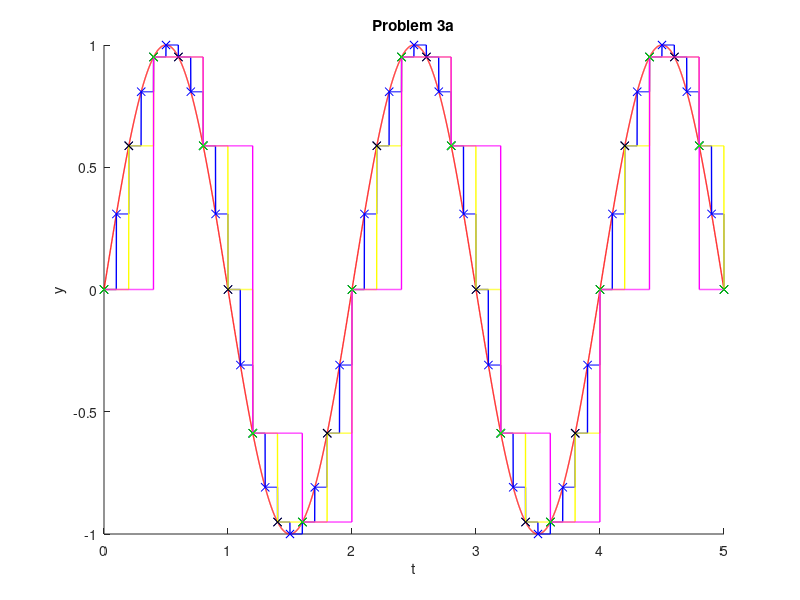
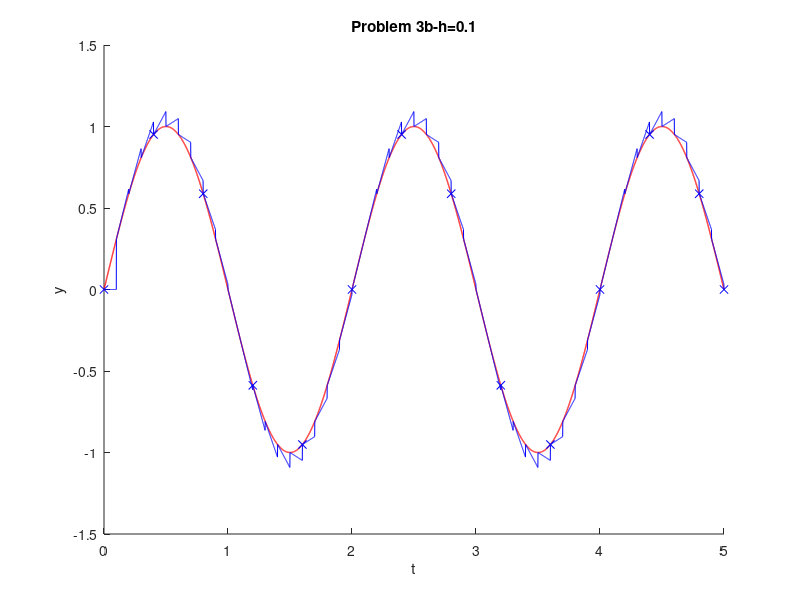
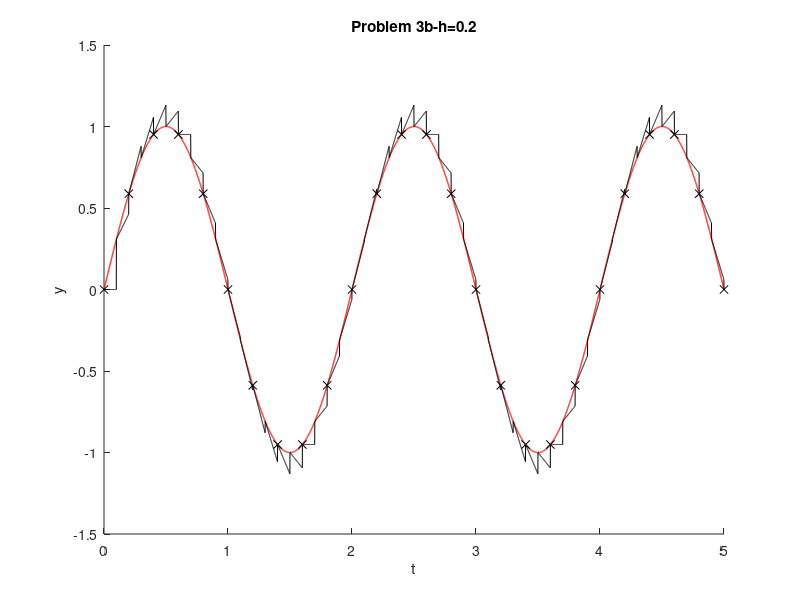
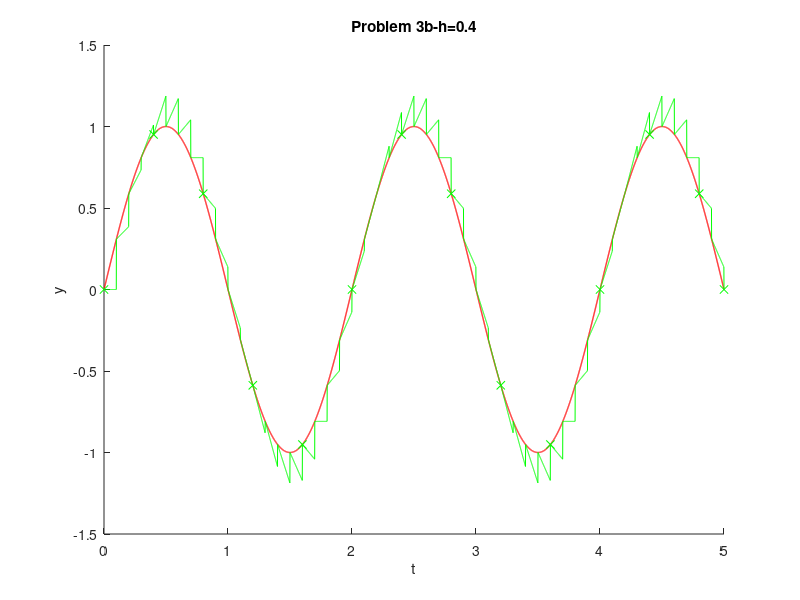

Source code (MATLAB) for these figures, in order:
clc;
clear;
close all;

%% Question 3
%% Question 3a
%Plot the smooth sine wave
omega = pi;
t = 0:0.001:5;
y = sin(omega*t);
figure(1)
hold on
plot(t,y,'-r','LineWidth',1);
xlabel('t');
ylabel('y');
title('Problem 3a');

%h = 0.1 Blue x's
y_k = y;
t_k = t;
h1 = 0.1;
for n=2:size(t,2)
    k = n-1;
    if ~(mod(t(k),h1) == 0)
        y_k(k) = 0;
        t_k(k) = 0;
    end
end
%Plot the stair-step function for h1=0.1
y_k1 = y_k;
p = 1000*h1;
for h=1:size(t,2)-1
    if mod(t(h),h1) == 0
        y_k1(h+1:h+p-1) = y_k1(h);
    end
end

plot(t,y_k1,'-b','LineWidth',1);

plot(t_k(1),y_k(1),'xb');
for j=2:size(t_k,2)
    if t_k(j) ~= 0
        plot(t_k(j),y_k(j),'xb');
    end
end

%h = 0.2 Black x's
y_k = y;
t_k = t;
h2 = 0.2;
for n=2:size(t,2)
    k = n-1;
    if ~(mod(t(k),h2) == 0)
        y_k(k) = 0;
        t_k(k) = 0;
    end
end
%Plot the stair-step function for h1=0.2
y_k1 = y_k;
p = 1000*h2;
for h=1:size(t,2)-1
    if mod(t(h),h2) == 0
        y_k1(h+1:h+p-1) = y_k1(h);
    end
end

plot(t,y_k1,'-y','LineWidth',1);

plot(t_k(1),y_k(1),'xk');
for j=2:size(t_k,2)
    if t_k(j) ~= 0
        plot(t_k(j),y_k(j),'xk');
    end
end

%h = 0.4 Green x's
y_k = y;
t_k = t;
h3 = 0.4;
for n=2:size(t,2)
    k = n-1;
    if ~(mod(t(k),h3) == 0)
        y_k(k) = 0;
        t_k(k) = 0;
    end
end

%Plot the stair-step function for h1=0.4
y_k1 = y_k;
p = 1000*h3;
for h=1:size(t,2)-1-p/2
    if mod(t(h),h3) == 0
        y_k1(h+1:h+p-1) = y_k1(h);
    end
end

plot(t,y_k1,'-m','LineWidth',1);

plot(t_k(1),y_k(1),'xg');
for j=2:size(t_k,2)
    if t_k(j) ~= 0
        plot(t_k(j),y_k(j),'xg');
    end
end

%% Question 3b
%Plot the smooth sine wave
omega = pi;
t = 0:0.001:5;
y = sin(omega*t);
figure(2)
hold on
plot(t,y,'-r','LineWidth',1);
xlabel('t');
ylabel('y');
title('Problem 3b-h=0.1');

%h = 0.1 Blue x's
y1_k = y;
t1_k = t;
h1 = 0.1;
for n=2:size(t,2)
    k = n-1;
    if ~(mod(t(k),h1) == 0)
        y1_k(k) = 0;
        t1_k(k) = 0;
    end
end

y1_k1 = y1_k;
t1_k1 = t1_k;
p = 1000*h1;
for h=1:size(t,2)-1
    if mod(t(h),h1) == 0
        y1_k1(h+1:h+p-1) = y1_k1(h);
        t1_k1(h+1:h+p-1) = t1_k1(h);
    end
end

y_foh = y;
for n=1:size(t,2)
    if n <= p
        y_foh(n) = y1_k1(n)+((t(n)-t1_k1(n))*(y1_k1(n)))/h1;
    else
        y_foh(n) = y1_k1(n)+((t(n)-t1_k1(n))*(y1_k1(n)-y1_k1(n-p)))/h1;
    end
end
plot(t,y_foh,'-b');

plot(t_k(1),y_k(1),'xb');
for j=2:size(t_k,2)
    if t_k(j) ~= 0
        plot(t_k(j),y_k(j),'xb');
    end
end

figure(3)
hold on
plot(t,y,'-r','LineWidth',1);
xlabel('t');
ylabel('y');
title('Problem 3b-h=0.2');

%h = 0.2 Black x's
y_k = y;
t_k = t;
h2 = 0.2;
for n=2:size(t,2)
    k = n-1;
    if ~(mod(t(k),h2) == 0)
        y_k(k) = 0;
        t_k(k) = 0;
    end
end
%Plot the stair-step function for h1=0.1
y_k1 = y_k;
p = 1000*h2;
for h=1:size(t,2)-1
    if mod(t(h),h2) == 0
        y_k1(h+1:h+p-1) = y_k1(h);
    end
end

y_foh = y;
for n=1:size(t,2)
    if n <= p
        y_foh(n) = y1_k1(n)+((t(n)-t1_k1(n))*(y1_k1(n)))/h2;
    else
        y_foh(n) = y1_k1(n)+((t(n)-t1_k1(n))*(y1_k1(n)-y1_k1(n-p)))/h2;
    end
end
plot(t,y_foh,'-k');

plot(t_k(1),y_k(1),'xk');
for j=2:size(t_k,2)
    if t_k(j) ~= 0
        plot(t_k(j),y_k(j),'xk');
    end
end

figure(4)
hold on
plot(t,y,'-r','LineWidth',1);
xlabel('t');
ylabel('y');
title('Problem 3b-h=0.4');

%h = 0.4 Green x's
y_k = y;
t_k = t;
h3 = 0.4;
for n=2:size(t,2)
    k = n-1;
    if ~(mod(t(k),h3) == 0)
        y_k(k) = 0;
        t_k(k) = 0;
    end
end

%Plot the stair-step function for h1=0.4
y_k1 = y_k;
p = 1000*h3;
for h=1:size(t,2)-1-p/2
    if mod(t(h),h3) == 0
        y_k1(h+1:h+p-1) = y_k1(h);
    end
end

y_foh = y;
for n=1:size(t,2)
    if n <= p
        y_foh(n) = y1_k1(n)+((t(n)-t1_k1(n))*(y1_k1(n)))/h3;
    else
        y_foh(n) = y1_k1(n)+((t(n)-t1_k1(n))*(y1_k1(n)-y1_k1(n-p)))/h3;
    end
end
plot(t,y_foh,'-g');

plot(t_k(1),y_k(1),'xg');
for j=2:size(t_k,2)
    if t_k(j) ~= 0
        plot(t_k(j),y_k(j),'xg');
    end
end

%% Question 3c
figure(5)
hold on
plot(t,y,'-r','LineWidth',1);
xlabel('t');
ylabel('y');
title('Problem 4');
